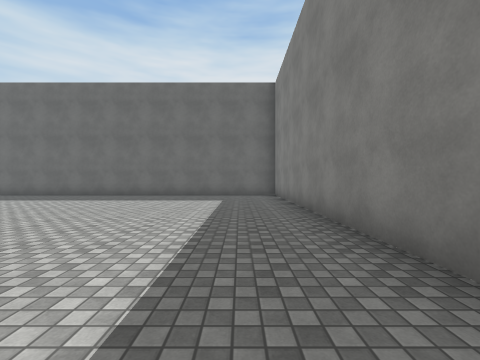
View 1 (above)

18 first-person views from a walk through a scene from a Unity 3-D project. The camera is 1.3 m above the floor, looks level and sees 90° across. The floor is counted in squares, 2 m on a side. Each view is taken from the middle of a square. On the plan, view 1 faces up. The plan holds only what a view shows up to about 9 squares ahead; the rest is blank. The place goes on beyond the plan. Some surface patterns are stand-ins.

View 2
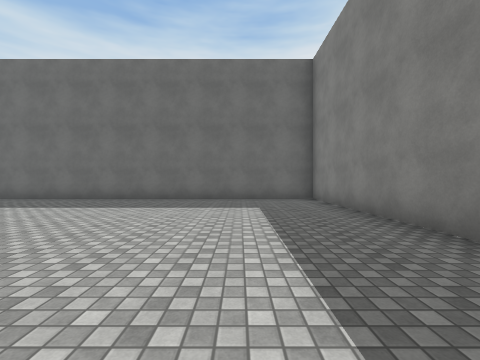

View 3
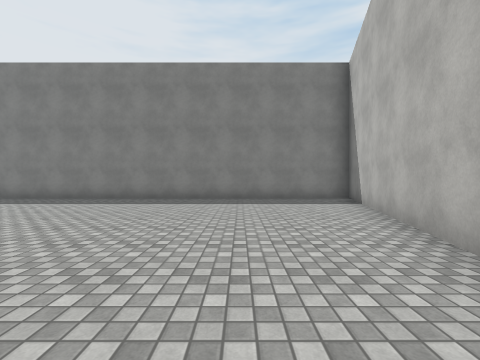

View 4
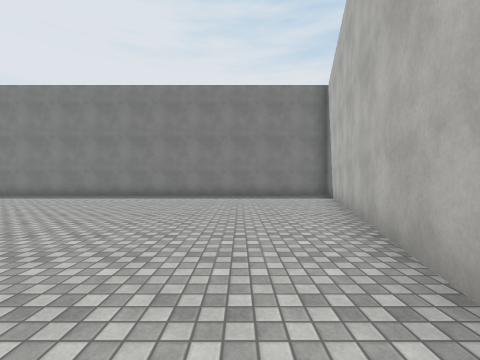

View 5
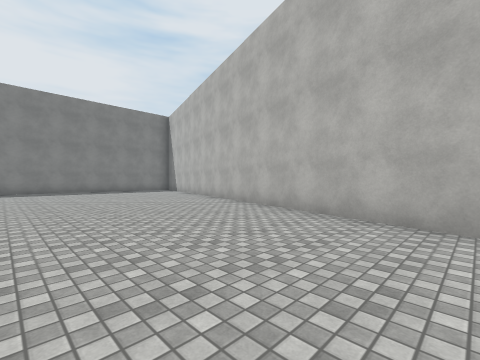

View 6
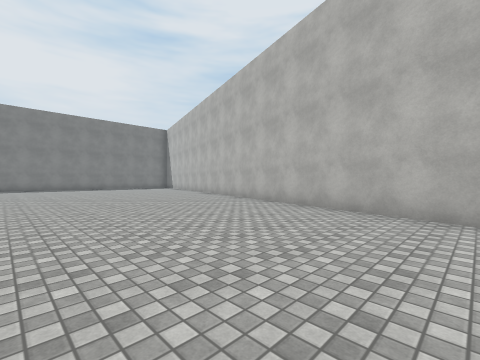

View 7
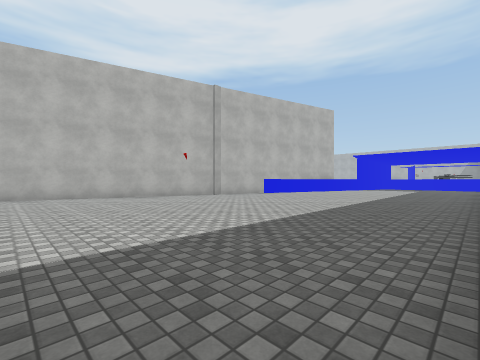

View 8
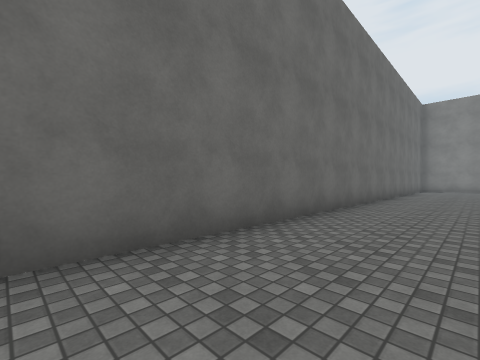

View 9
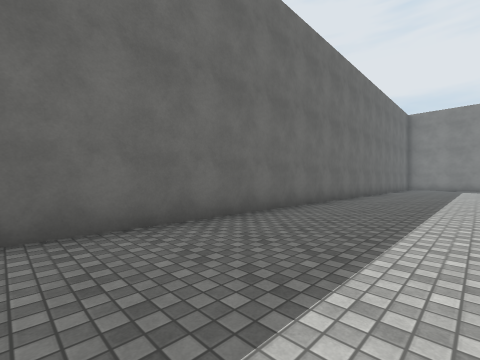

View 10
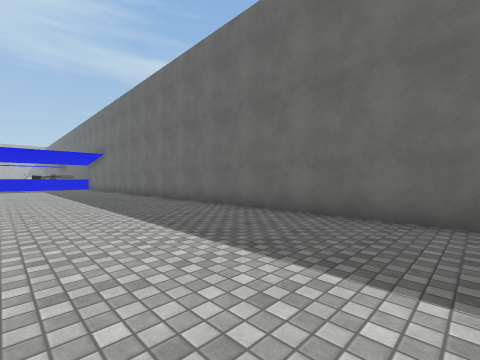

View 11
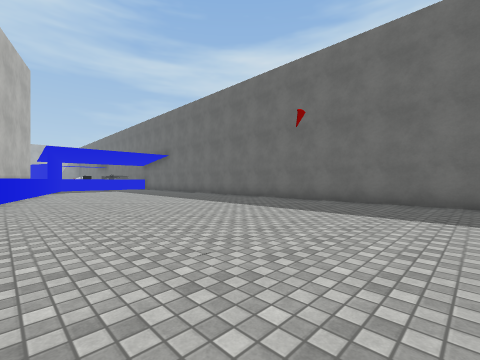

View 12
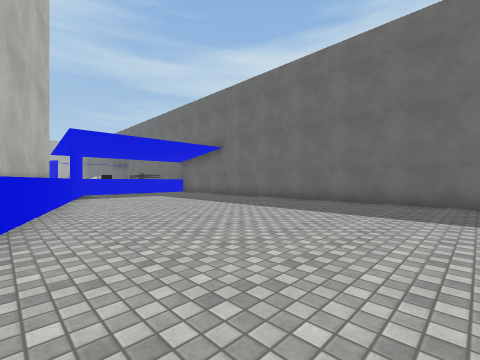

View 13
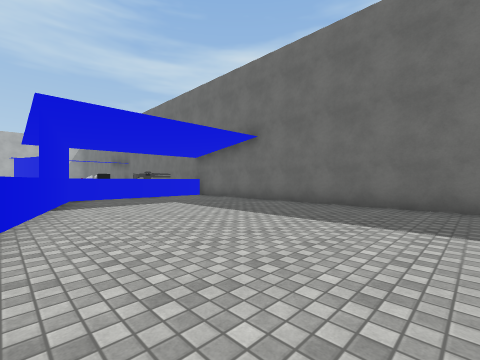

View 14
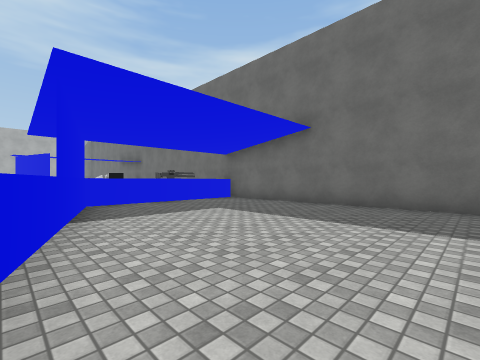

View 15
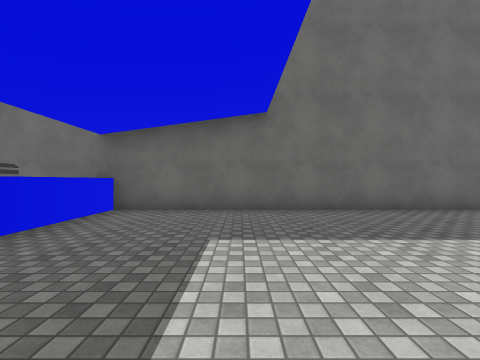

View 16
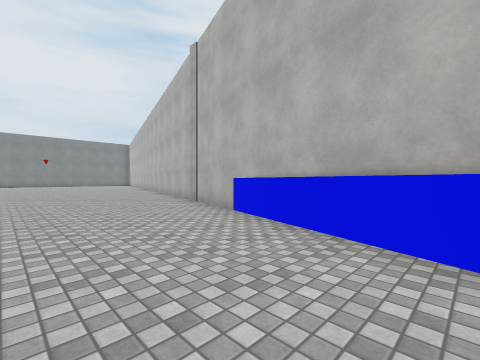

View 17
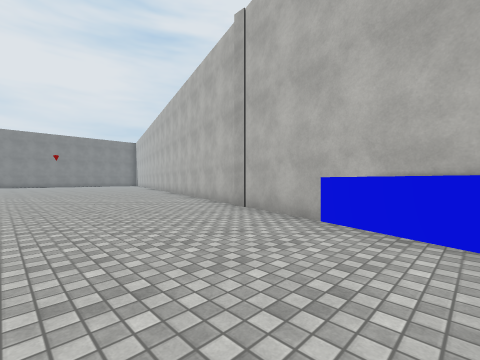

View 18
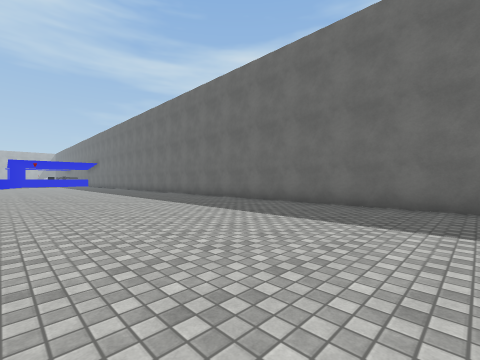

### Floor plan
Points are (right, up) in squares from view 1. A wall is a line through its corners. A room is listed if a view was taken in it or the views show most of it. See-through windows are left out.
Room 1 (views 1, 2, 3, 4, 5, 6, 7, 8, 9, 10, 11, 12, 13, 14, 15, 16, 17, 18)
walls: (-33.7, 5.1) (1.5, -4.9) (1.5, 10.3) (-36.3, 10.3); (-34.4, 5.6) (-30.8, 4.5); (-33.8, 10.2) (-33.8, 5.5)
ways out: opening at (-30, 4)
objects: other object (-35, 8) to (-35, 9)

Where each view was taken, in squares from view 1:
view 1: 0 up, 0 right, facing up
view 2: 2 up, 1 left, facing up
view 3: 1 down, 7 left, facing right
view 4: 1 down, 9 left, facing right
view 5: 3 up, 13 left, facing down-right
view 6: 5 up, 17 left, facing down-right
view 7: 10 up, 15 left, facing down-left
view 8: 8 up, 15 left, facing up-right
view 9: 7 up, 17 left, facing up-right
view 10: 6 up, 15 left, facing up-left
view 11: 3 up, 17 left, facing up-left
view 12: 3 up, 22 left, facing up-left
view 13: 4 up, 25 left, facing up-left
view 14: 4 up, 27 left, facing up-left
view 15: 5 up, 31 left, facing up
view 16: 6 up, 28 left, facing down-right
view 17: 6 up, 26 left, facing down-right
view 18: 4 up, 6 left, facing up-left
